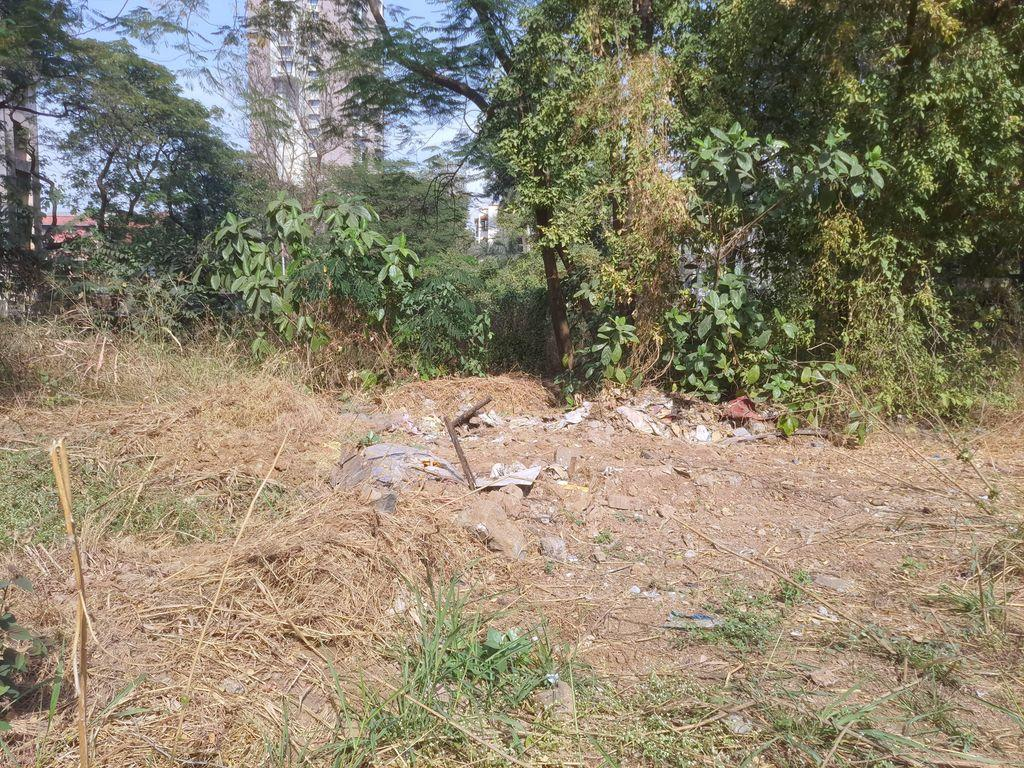
#> input picture mtrain/cvat_template/data/1168200335294691.jpg, 1024 x 768 px
$ python -i distort.py   (imports and definitions only)
#> lines starting #> are read from the running program, lines starting #| are printed output that depends on the picture; after the words box and inside, x2 and y2 are one past the last pixel; in counts of white or black regions, pixels touching at a corner belong together
#> further down, picture is the input picture: shape (768, 1024, 3); mean B, G, R 109.4, 131.5, 140.6
import numpy as np
import random
from mtrain.random import random_bool
from scipy.ndimage import gaussian_filter
import cv2
from mtrain.random import random_true_one_three_times


rng = np.random.default_rng()  # use numpy's new Generator API


# [14 lines left out: functions random_warp, _warp_n_times, not called in this run]


# [59 lines of commented-out code are left out]

def random_warp_masked(img, max_shift=5):
    img, mask = _random_warp_masked(img)
    mask = trim_mask(mask, 3)
    mask = mask == 255
    img[~mask] = 0
    return img

def _random_warp_masked(img, max_shift=5):
    """
    Perspective warp that preserves zero background by warping
    image and mask together (Strategy B).

    Parameters
    ----------
    img : np.ndarray (H, W, 3)
        Fragment image with zero-padded background
    rng : np.random.Generator
        Random generator (np.random.default_rng)
    max_shift : int
        Max pixel shift for perspective warp

    Returns
    -------
    warped_img : np.ndarray
        Warped fragment with clean zero background
    """
#> called with max_shift = 5

    h, w = img.shape[:2]

    # --- 1. Build fragment mask ---
    mask = (img > 0).any(axis=2).astype(np.uint8) * 255
#> mask: shape (768, 1024); every value is 255

    # --- 2. Perspective transform points ---
    src_pts = np.float32([
        [0, 0],
        [w - 1, 0],
        [0, h - 1],
        [w - 1, h - 1]
    ])

    dst_pts = src_pts + rng.integers(
        -max_shift, max_shift + 1, size=src_pts.shape
    ).astype(np.float32)

    # --- 3. Compute transform ---
    M = cv2.getPerspectiveTransform(src_pts, dst_pts)

    # --- 4. Warp image ---
    warped_img = cv2.warpPerspective(
        img,
        M,
        (w, h),
        flags=cv2.INTER_LINEAR,
        borderMode=cv2.BORDER_CONSTANT,
        borderValue=0
    )
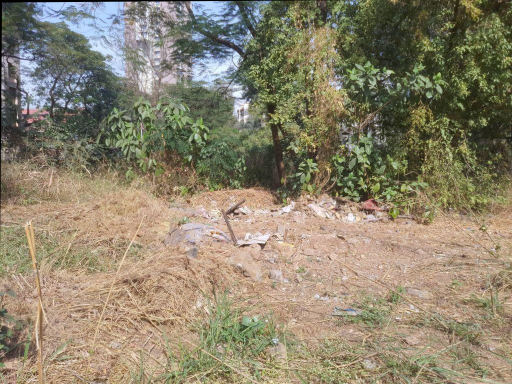
#> warped_img: shape (768, 1024, 3) (shown at 1/2 size); mean B, G, R 109, 131.1, 140.2

    # --- 5. Warp mask ---
    warped_mask = cv2.warpPerspective(
        mask,
        M,
        (w, h),
        flags=cv2.INTER_NEAREST,
        borderMode=cv2.BORDER_CONSTANT,
        borderValue=0
    )
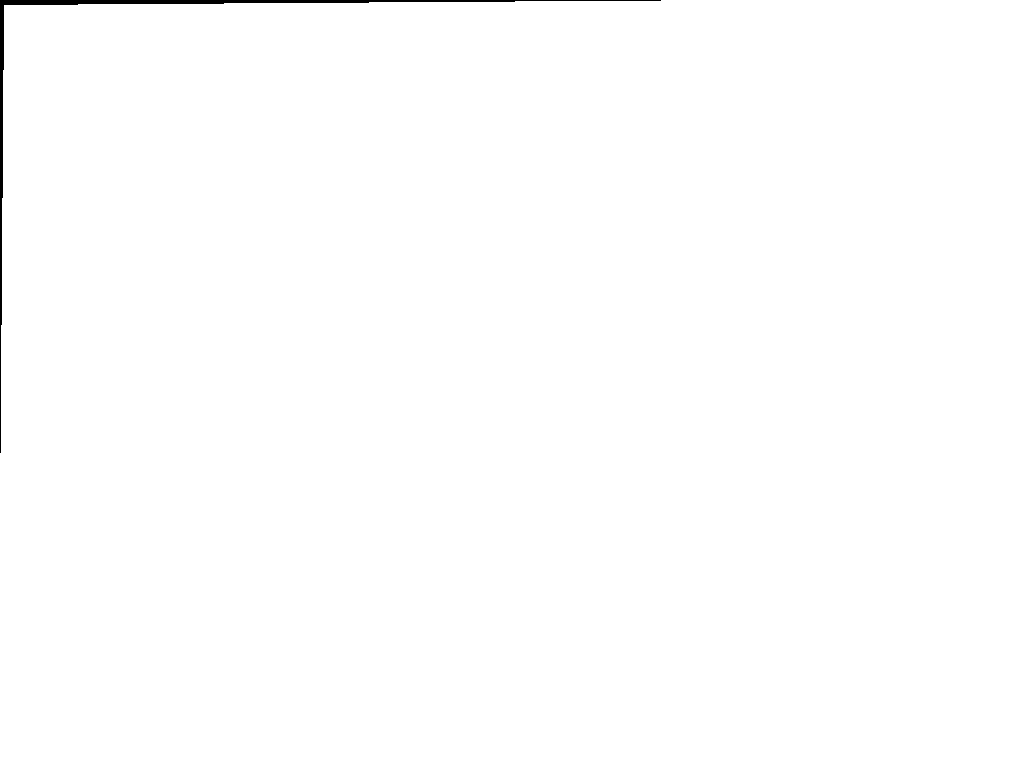
#> warped_mask: shape (768, 1024); 99.6% white; 1 black region, box (x1, y1, x2, y2) and area: (0, 0, 661, 453) 2873

    # --- 6. Enforce mask (kill any background bleed) ---
    warped_img[warped_mask == 0] = 0
#> warped_img: shape (768, 1024, 3); 0.08% of pixels changed, all inside (x1, y1, x2, y2) = (0, 0, 661, 453)

    return warped_img, warped_mask

def trim_mask(mask, pixels=2, kernel_shape=cv2.MORPH_ELLIPSE):
    """
    Shrink a binary mask inward by a fixed number of pixels.

    Parameters
    ----------
    mask : np.ndarray (H, W), bool or uint8
        Binary mask (foreground = 1 or 255)
    pixels : int
        How many pixels to trim inward
    kernel_shape : cv2 morphology shape
        MORPH_ELLIPSE (natural), MORPH_RECT, or MORPH_CROSS

    Returns
    -------
    trimmed_mask : np.ndarray (uint8)
        Eroded binary mask
    """
#> called with pixels = 3, kernel_shape = 2

    if mask.dtype != np.uint8:
        mask = mask.astype(np.uint8)

    # Ensure binary 0 / 255
    mask = (mask > 0).astype(np.uint8) * 255

    # Kernel roughly corresponds to pixel trim size
    k = 2 * pixels + 1
    kernel = cv2.getStructuringElement(kernel_shape, (k, k))

    trimmed = cv2.erode(mask, kernel, iterations=1)
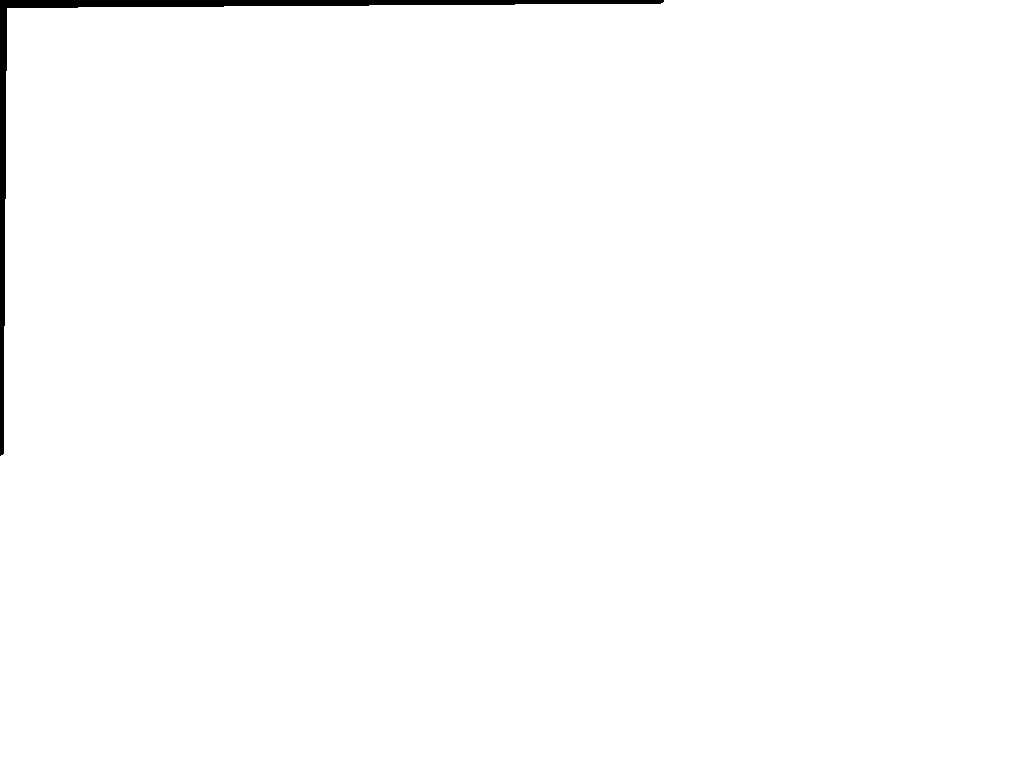
#> trimmed: shape (768, 1024); 99.2% white; 1 black region, box (x1, y1, x2, y2) and area: (0, 0, 664, 456) 6198

    return trimmed

>>> import cv2
>>> picture = cv2.imread('../../cvat_template/data/1168200335294691.jpg')
>>> result = random_warp_masked(picture)
#> in random_warp_masked, `img[~mask] = 0`:
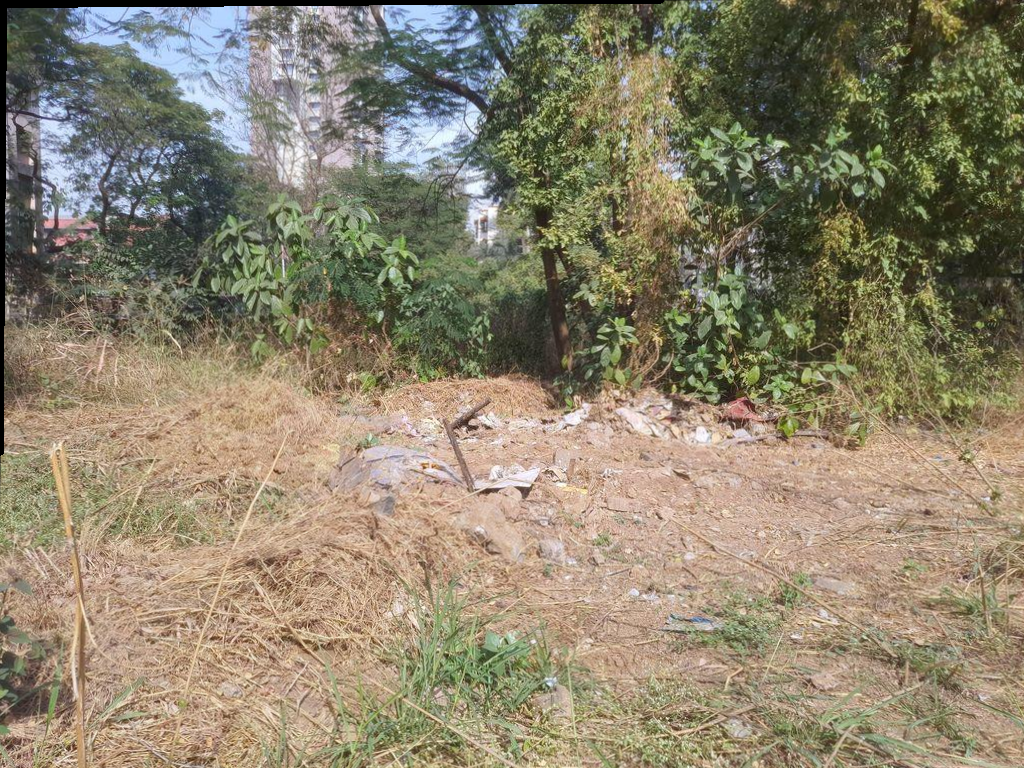
#> img: shape (768, 1024, 3); mean B, G, R 108.5, 130.6, 139.6

$ run again, on mtrain/cvat_template/data/4149719608417757.jpg
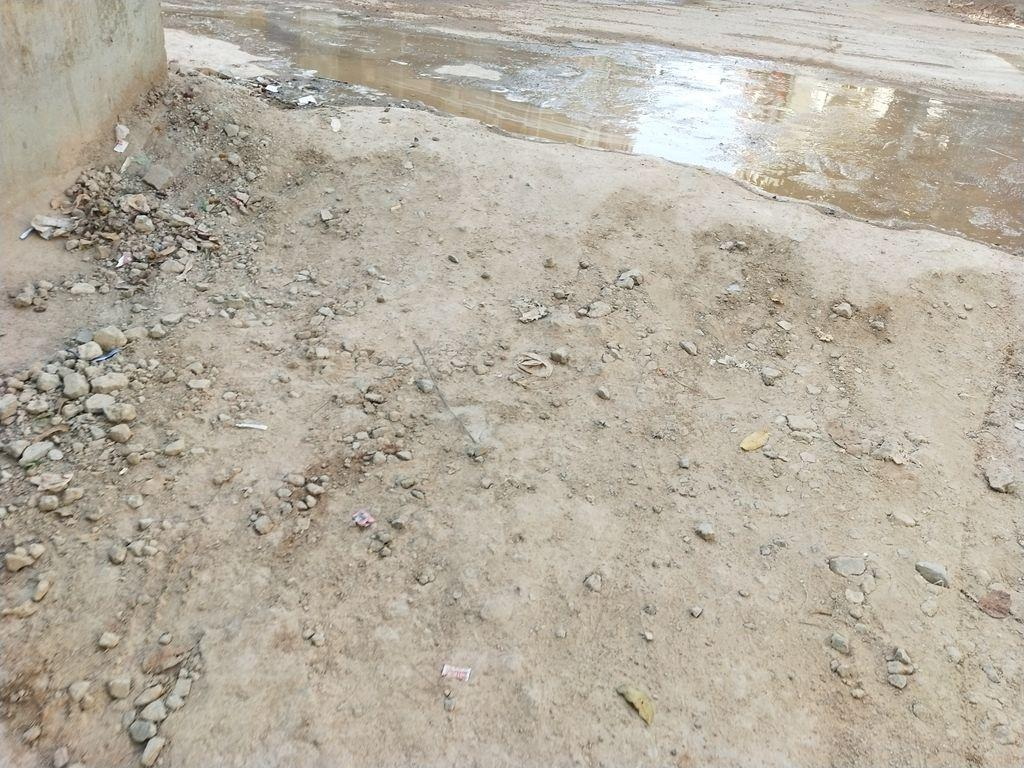
#> input picture mtrain/cvat_template/data/4149719608417757.jpg, 1024 x 768 px
#> picture is the input picture: shape (768, 1024, 3); mean B, G, R 161.2, 175.3, 182.8
#> in _random_warp_masked, `warped_mask = cv2.warpPerspective( mask, M, (w, h), flags=cv2.INTER_NE..`:
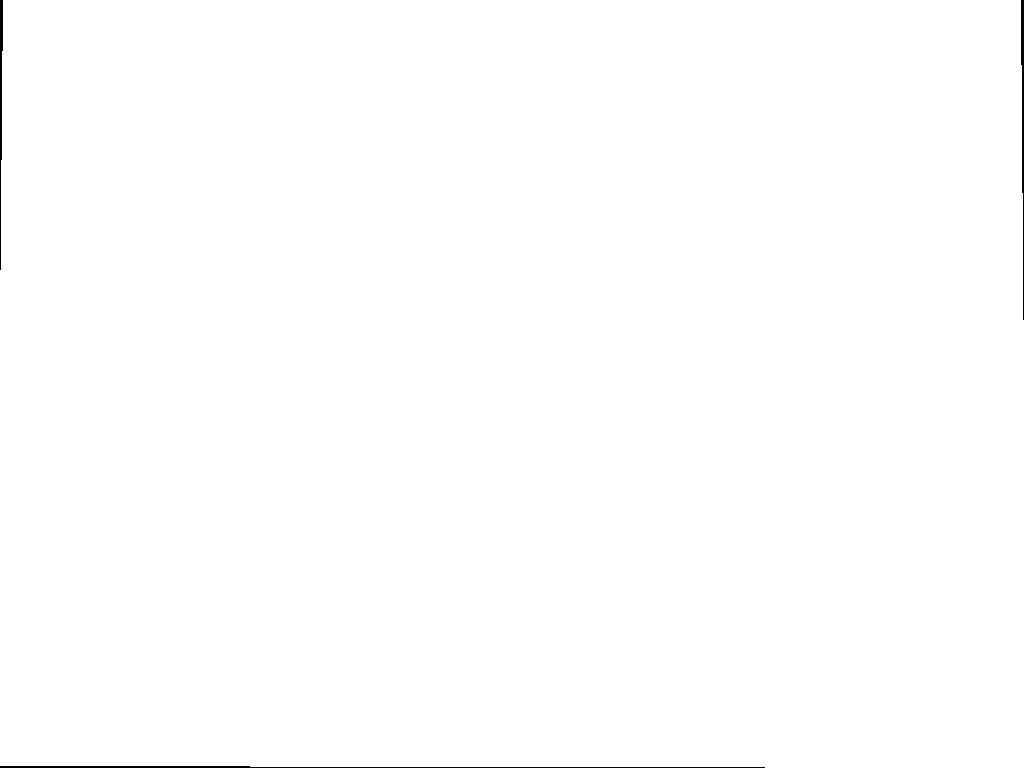
#> warped_mask: shape (768, 1024); 99.7% white; 3 black regions, box (x1, y1, x2, y2) and area: (0, 766, 765, 768) 1015, (1021, 0, 1024, 320) 578, (0, 0, 3, 270) 481
#> trimmed: shape (768, 1024); 99.2% white; 3 black regions, box (x1, y1, x2, y2) and area: (0, 763, 768, 768) 3318, (1018, 0, 1024, 323) 1548, (0, 0, 6, 273) 1301
#> in random_warp_masked, `img[~mask] = 0`:
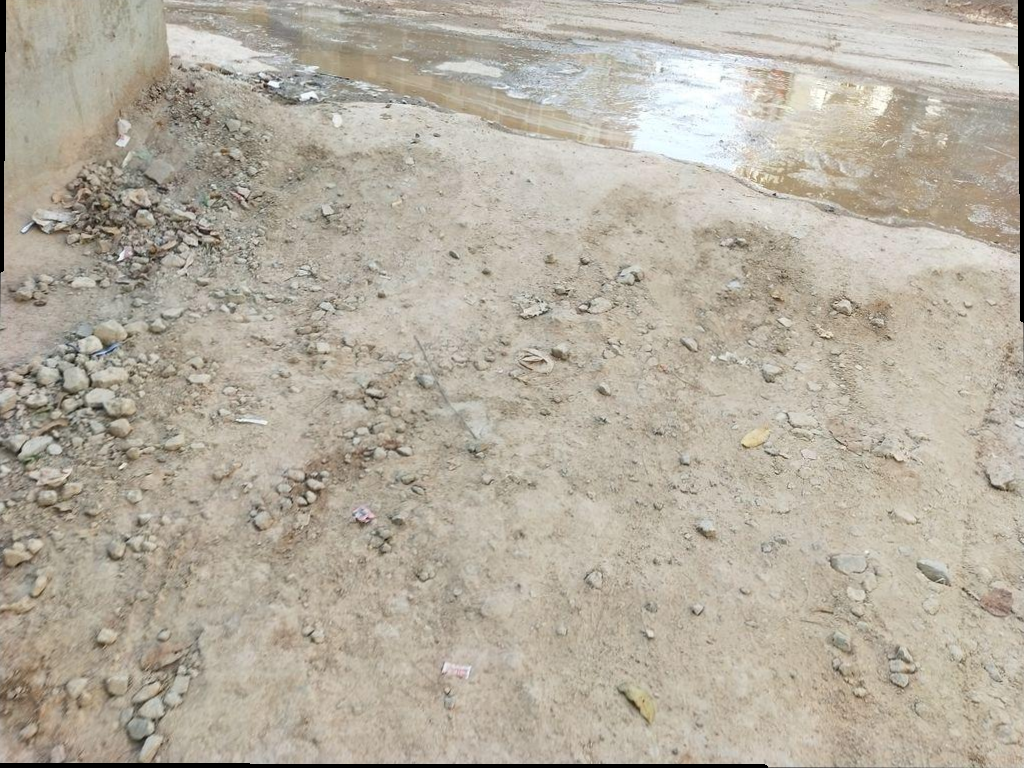
#> img: shape (768, 1024, 3); mean B, G, R 159.9, 174, 181.4

$ run again, on mtrain/cvat_template/data/504237913944575.jpg
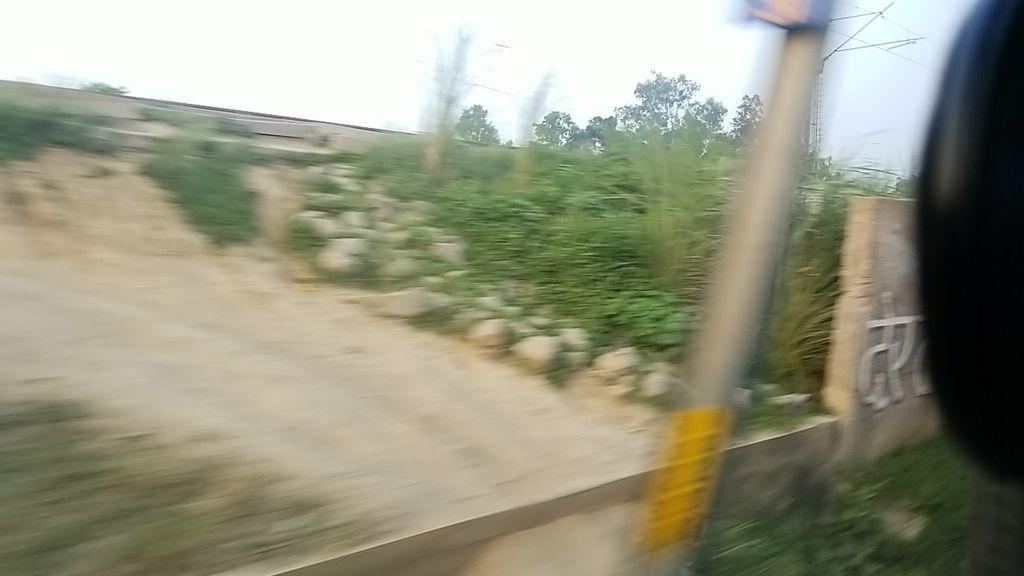
#> input picture mtrain/cvat_template/data/504237913944575.jpg, 1024 x 576 px
#> picture is the input picture: shape (576, 1024, 3); mean B, G, R 127.9, 148.6, 148.6
#> in _random_warp_masked, `warped_mask = cv2.warpPerspective( mask, M, (w, h), flags=cv2.INTER_NE..`:
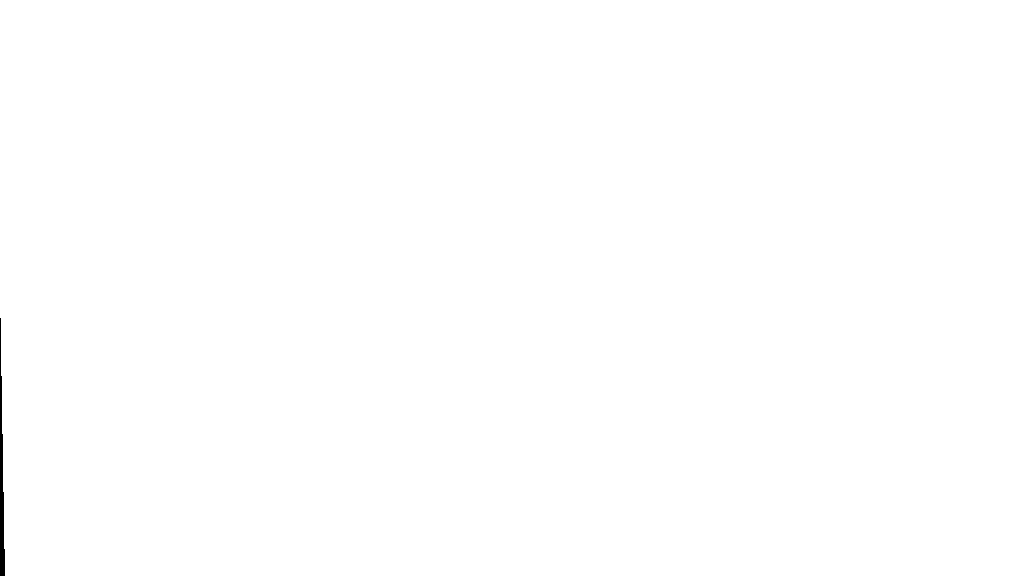
#> warped_mask: shape (576, 1024); 99.9% white; 1 black region, box (x1, y1, x2, y2) and area: (0, 318, 5, 576) 711
#> trimmed: shape (576, 1024); 99.7% white; 1 black region, box (x1, y1, x2, y2) and area: (0, 315, 8, 576) 1497
#> in random_warp_masked, `img[~mask] = 0`:
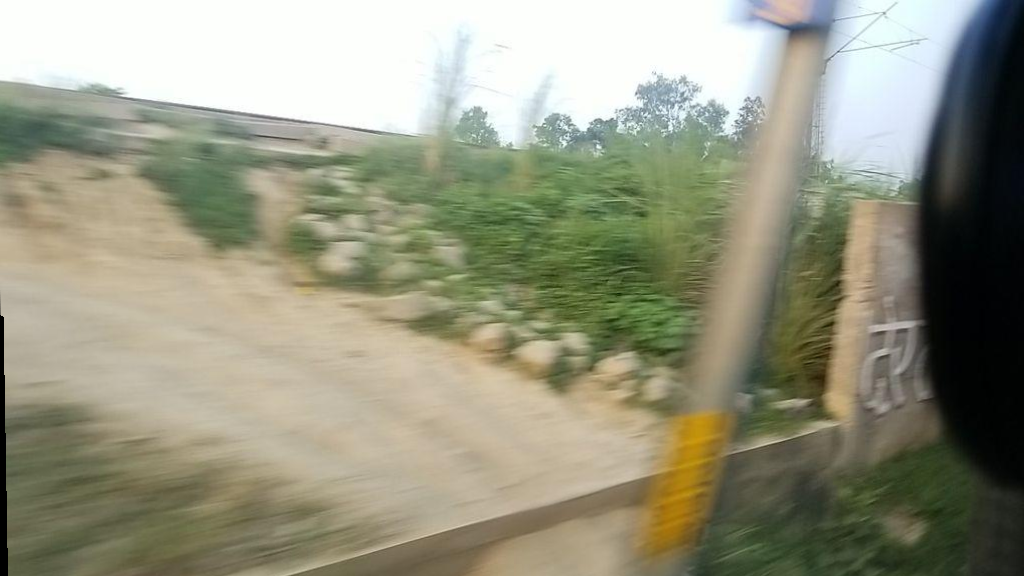
#> img: shape (576, 1024, 3); mean B, G, R 128.6, 149.2, 149.1
